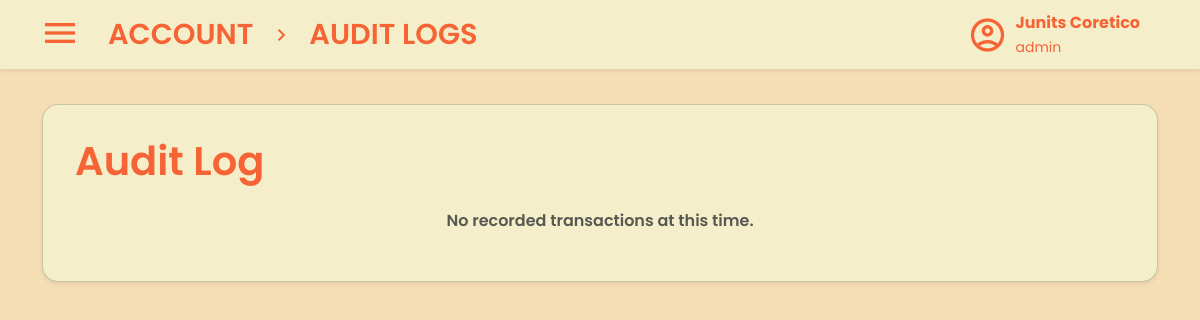
The page /views/admin/audit-log.php (signed in) on the database as committed earlier.
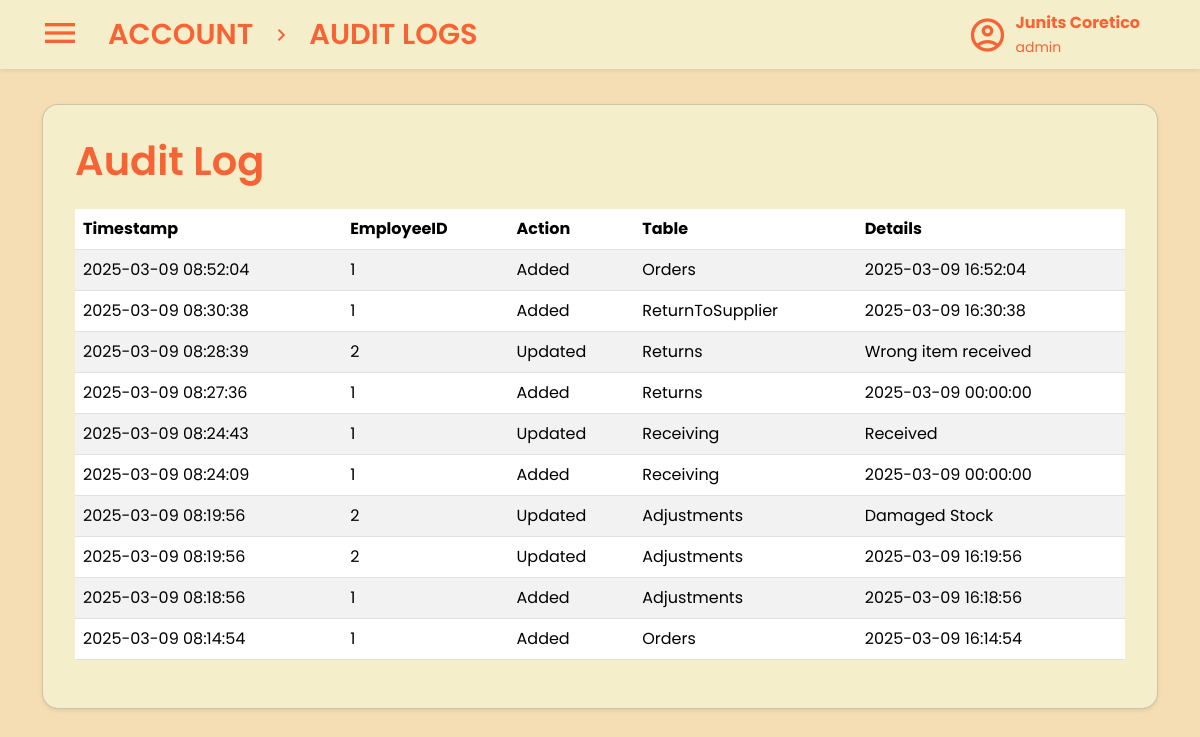
The same page on the database as committed later.
### tables this page shows
CREATE TABLE `audit_logs` (
  `LogID` int(11) NOT NULL,
  `TableName` varchar(50) NOT NULL,
  `RecordID` int(11) NOT NULL,
  `ActionType` enum('Added','Updated') NOT NULL,
  `ColumnName` varchar(50) NOT NULL,
  `OldValue` text DEFAULT NULL,
  `NewValue` text NOT NULL,
  `AdminID` int(11) NOT NULL,
  `Timestamp` timestamp NOT NULL DEFAULT current_timestamp()
);

### views/admin/audit-log.php (the view, shortened to what this page needs)
<?php
include '../../database/database.php';
$sql = "SELECT * FROM audit_logs ORDER BY Timestamp DESC";
$result = $conn->query($sql);
?>
<!DOCTYPE html>
<html lang="en">
<head>
    <link rel="stylesheet" href="../../statics/account-style.css" />
    <link rel="stylesheet" href="../../statics/style.css" />
    <link rel="stylesheet" href="../../statics/css/bootstrap.min.css" />
</head>
<body class="main">
    <nav class="navbar bg-body-tertiary fixed-top shadow-sm">
        <div class="container-fluid">
            <div class="d-flex align-items-center">
                <button
                    class="navbar-toggler mx-3 border-0 shadow-none"
                    type="button"
                    data-bs-toggle="offcanvas"
                    data-bs-target="#offcanvasNavbar"
                    aria-controls="offcanvasNavbar"
                    aria-label="Toggle navigation">
                    <span class="material-icons-outlined navbar-icon"> menu </span>
                </button>
                <a class="navbar-brand fw-semibold" href="../account.php">ACCOUNT</a>
                <span class="material-icons-outlined me-3">chevron_right</span>
                <a class="navbar-brand fw-semibold" href="audit-log.php">AUDIT LOGS</a>
            </div>
            <div class="d-flex align-items-center me-5 ms-auto">
                <span class="material-icons-outlined me-2 fs-1">account_circle</span>
                <div>
                    <p class="fw-bold mb-0">
                        <?php echo htmlspecialchars($_SESSION['first_name'] . ' ' . $_SESSION['last_name']); ?>
                    </p>
                    <small class="mt-0">
                        <?php echo htmlspecialchars($_SESSION['role']); ?>
                    </small>
                </div>
            </div>
        </div>
    </nav>
    <div class="container pt-4 mb-0">
        <div class="card shadow-sm rounded-4 p-3">
            <div class="card-body">
                <h5 class="card-title fw-semibold display-6 mb-4">Audit Log</h5>
                <?php if ($result->num_rows > 0): ?>
                    <div class="table-responsive">
                        <table class="table table-striped">
                            <thead>
                                <tr>
                                    <th>Timestamp</th>
                                    <th>EmployeeID</th>
                                    <th>Action</th>
                                    <th>Table</th>
                                    <th>Details</th>
                                </tr>
                            </thead>
                            <tbody>
                                <?php while ($row = $result->fetch_assoc()): ?>
                                    <tr>
                                        <td><?php echo $row['Timestamp']; ?></td>
                                        <td><?php echo $row['AdminID']; ?></td>
                                        <td><?php echo $row['ActionType']; ?></td>
                                        <td><?php echo $row['TableName']; ?></td>
                                        <td><?php echo $row['NewValue']; ?></td>
                                    </tr>
                                <?php endwhile; ?>
                            </tbody>
                        </table>
                    </div>
                <?php else: ?>
                    <p class="text-center text-muted fw-semibold">No recorded transactions at this time.</p>
                <?php endif; ?>
            </div>
        </div>
    </div>
</body>
</html>

### statics/account-style.css (style rules this page uses)
:root { --color-1: #f66435; --color-2: #f4efca; --color-3: #f5deb3; --color-4: #ff7f50; --color-5: #d49066; --text-color: #3e2723; --placeholder-color: #8c7a6b; --color-1-rgb: 246, 100, 53; }
body { padding-top: 5rem; padding-bottom: 2rem; }
.container .card { background-color: var(--color-2); color: var(--color-1); }
.card-title { color: var(--color-1); }

### statics/style.css (style rules this page uses)
:root { --color-1: #f66435; --color-2: #f4efca; --color-3: #f5deb3; --color-4: #ff7f50; --color-5: #d49066; --color-1-rgb: 246, 100, 53; }
* { font-family: "Poppins", sans-serif; }
.main { background-color: var(--color-3); }
p { color: var(--color-1); }
nav.navbar { background-color: var(--color-2) !important; color: var(--color-1) !important; }
.navbar-brand { font-size: 1.8em !important; color: var(--color-1) !important; }
.navbar .navbar-toggler .navbar-icon { color: var(--color-1) !important; font-size: 2em; }

Rows that differ between the two databases and show on the page:
added audit_logs: Timestamp "2025-03-09 08:52:04", AdminID "1", ActionType "Added", TableName "Orders", NewValue "2025-03-09 16:52:04"
added audit_logs: Timestamp "2025-03-09 08:30:38", AdminID "1", ActionType "Added", TableName "ReturnToSupplier", NewValue "2025-03-09 16:30:38"
added audit_logs: Timestamp "2025-03-09 08:28:39", AdminID "2", ActionType "Updated", TableName "Returns", NewValue "Wrong item received"
added audit_logs: Timestamp "2025-03-09 08:27:36", AdminID "1", ActionType "Added", TableName "Returns", NewValue "2025-03-09 00:00:00"
added audit_logs: Timestamp "2025-03-09 08:24:43", AdminID "1", ActionType "Updated", TableName "Receiving", NewValue "Received"
added audit_logs: Timestamp "2025-03-09 08:24:09", AdminID "1", ActionType "Added", TableName "Receiving", NewValue "2025-03-09 00:00:00"
added audit_logs: Timestamp "2025-03-09 08:19:56", AdminID "2", ActionType "Updated", TableName "Adjustments", NewValue "Damaged Stock"
added audit_logs: Timestamp "2025-03-09 08:19:56", AdminID "2", ActionType "Updated", TableName "Adjustments", NewValue "2025-03-09 16:19:56"
added audit_logs: Timestamp "2025-03-09 08:18:56", AdminID "1", ActionType "Added", TableName "Adjustments", NewValue "2025-03-09 16:18:56"
added audit_logs: Timestamp "2025-03-09 08:14:54", AdminID "1", ActionType "Added", TableName "Orders", NewValue "2025-03-09 16:14:54"
Other text that changed with them:
text no longer shown: "No recorded transactions at this time."
text now shown: "Timestamp EmployeeID Action Table Details"
